Frame 1 (no input): blank canvas, image omitted
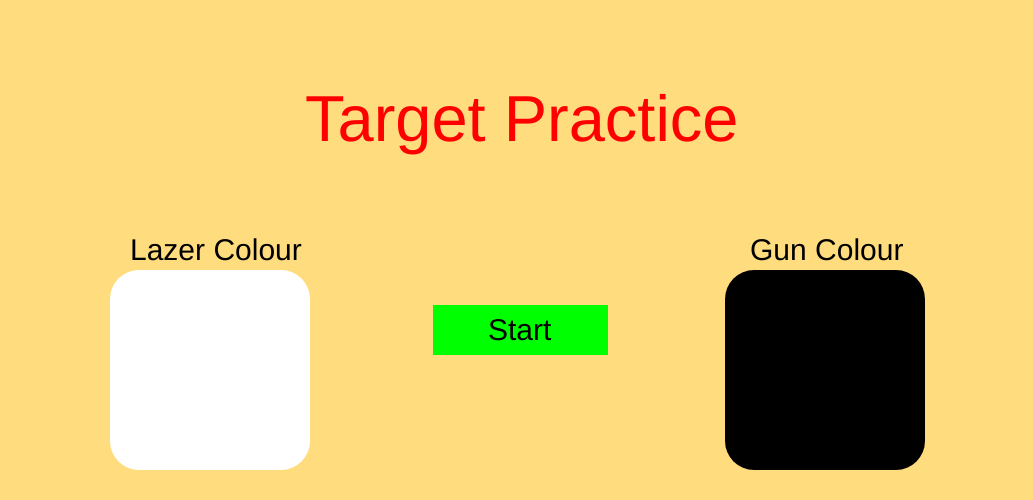
Frame 60 (no input)
Frame 120 (the mouse pressed at the canvas centre since frame 60): identical to frame 60, image omitted

The p5.js sketch that drew this single still picture (run headless with seeded random() and noise() and a simulated clock; from frame 60 on, the mouse is pressed at the canvas centre):

// p5.js sketch
// ── sketch.js
/*Summative Game
19/06/2017
William Aitkens*/

function setup() {
  createCanvas(1033, 500);
}

function draw() {
var x = 200;
var y = 200;   
var speed = random(2, 9);
var targetSize = random(50,125);
var x2 = 1100;
var y2 = 200;   
var speed2 = random(5, 10);
var targetSize2 = random(50,125);	
var x3 = -100;
var y3 = 200;   
var speed3 = random(6, 13);
var targetSize3 = random(50,125);
var x4 = 1100;
var y4 = 200;   
var speed4 = random(8, 12);
var targetSize4 = random(50,125);
var sizeT = random(20-200);
var score = 0;
var gunX = 200;
var lazerY = 256;
var lazerS = -45;
var lives = 3;
var start = 0;
var red = 255;
var blue = 255;
var green = 255;
var redG = 0;
var blueG = 0;
var greenG = 0;

	//Fuunction for creating the lazer
    	function lazer() {
   fill(red, green, blue);
   rect(mouseX+10,lazerY,10,94,30); 
	};
	
	//Function for creating the gun
    	function gun() {
    noStroke();
    fill(redG, greenG, blueG);
    rect(mouseX+5,430,19,23);
    rect(mouseX,439,30,130);
    	};
	
  	//Target #1 function
    	function target() {
    fill(255, 0, 0);
        ellipse(x,y,targetSize,targetSize);
    fill(255, 255, 255);
        ellipse(x,y,targetSize/-1.38,targetSize/1.38);
    fill(255, 0, 0);
        ellipse(x,y,targetSize/2.20,targetSize/-2.20);
    };
    	//Target #2 function
    	function target2() {
    fill(0, 50, 255);fill(0, 50, 255);
        ellipse(x2,y2,targetSize2,targetSize2);
    fill(255, 255, 255);
        ellipse(x2,y2,targetSize2/-1.38,targetSize2/1.38);
    fill(0, 50, 255);
        ellipse(x2,y2,targetSize2/2.20,targetSize2/-2.20);
    };
	//Target #3 function
	function target3() {
    fill(255, 0, 255);
        ellipse(x3,y3,targetSize3,targetSize3);
    fill(255, 255, 255);
        ellipse(x3,y3,targetSize3/-1.38,targetSize3/1.38);
    fill(255, 0, 255);
        ellipse(x3,y3,targetSize3/2.20,targetSize3/-2.20);
    };
	//Target #4 function
	function target4() {
    fill(255, 94, 0);
        ellipse(x4,y4,targetSize4,targetSize4);
    fill(255, 255, 255);
        ellipse(x4,y4,targetSize4/-1.38,targetSize4/1.38);
    fill(255, 94, 0);
        ellipse(x4,y4,targetSize4/2.20,targetSize4/-2.20);
    };
	
draw = function() {
//the sky
background(148, 218, 255);
//creates target
target();
noStroke();
fill(15, 209, 21);
    	ellipse(34,478,233,122);//hills
    	ellipse(189,481,220,84);//hills
    	ellipse(345,481,231,131);//hills
	ellipse(545,481,231,100);//hills
   	ellipse(745,481,231,131);//hills
	ellipse(930,500,278,100);//hills
fill(255, 208, 0); 
    	ellipse(990,38,120,120);//sun
	
	//Puts the lazer back in the gun after leaving the screen
       	if (lazerY < -110) {
        lazerY = 380;
    }
	
//creates the Lazer when the mouse is pressed
    if (mouseIsPressed){
         lazer();
   lazerY = lazerY + lazerS;
    } 
	
//creats the Gun
gun(); 
	//move the target
	x = x + speed;
	
	//This code makes it so you lose a life when the target goes off the screen
    if (x > 1133) {
        x = -100;
        y = random(100,400);
        lives = lives -1;
    }
    	//This code makes it so you lose a life when the target goes off the screen
    if (x2 < -100) {
        x2 = 1133 + targetSize2;
        y2 = random(100,400);
        lives = lives -1;
    }
        //This code makes it so you lose a life when the target goes off the screen
    if (x3 > 1133) {
        x3 = -100;
        y3 = random(100,400);
        lives = lives -1;
    }
	//This code makes it so you lose a life when the target goes off the screen
     if (x4 < -100) {
        x4 = 1133 + targetSize4;
        y4 = random(100,400);
        lives = lives -1;
    }
//lets you hit the target
if (mouseIsPressed && mouseX > x - targetSize/2 && mouseX < x + targetSize/2 && mouseY > y - targetSize/2 && mouseY < y + targetSize/2) {  
    score = score + 1;
    x = 0 - targetSize;
    targetSize = random(50,125);
    speed = random(3, 10);
    y = y = random(100,400); 
} 

textSize(20);
fill(0, 0, 0);
text("Score:",930,35);
text(score,1000,35); 
text("lives:",20,35);
text(lives,70,35);

//restart Button for Game over screen
if (mouseIsPressed && mouseX > 433 && mouseX < 608 && mouseY > 305 && mouseY < 355 && lives <=0){
   lives = 3; 
   score = 0;
   speed = random(3, 10);
   speed2 = random(5, 10);
   speed3 = random(6, 15);
   speed4 = random(8, 12);
   x = 0;
   y = 100;
   y2 = 100;
   y3 = 100;
   y4 = 100;
   textSize(12);
}
//Menu Button for Game Over Screen
if (mouseIsPressed && mouseX > 433 && mouseX < 608 && mouseY > 375 && mouseY < 425 && lives <=0){
   start = 0;
}

//creates the seccond target after getting a score of 20
if (score >= 20){   
target2();
//move the target	
x2 = x2 - speed2;
//lets you hit the target
if (mouseIsPressed && mouseX > x2 - targetSize2/2 && mouseX < x2 + targetSize2/2 && mouseY > y2 - targetSize2/2 && mouseY < y2 + targetSize2/2) {       
    score = score + 1;
    x2 = 1150 - targetSize2;
    targetSize2 = random(70,100);
    speed2 = random(5, 10);
    y2 = y2 = random(100,400);
} 
}
	
//creates the third target after getting a score of 60	
if (score >= 60){   
target3();
//move the target	
x3 = x3 + speed3;
//lets you hit the target 
if (mouseIsPressed && mouseX > x3 - targetSize3/2 && mouseX < x3 + targetSize3/2 && mouseY > y3 - targetSize3/2 && mouseY < y3 + targetSize3/2) {    
    score = score + 1;
    x3 = 0 - targetSize3;
    targetSize3 = random(50,75);
    speed3 = random(6, 13);
    y3 = y3 = random(100,400);
} 
}
	
//creates the fourth target after getting a score of 100	
if (score >= 100){   
target4();
//move the target	
x4 = x4 - speed4;
//lets you hit the target
if (mouseIsPressed && mouseX > x4 - targetSize4/2 && mouseX < x2 + targetSize4/2 && mouseY > y4 - targetSize4/2 && mouseY < y4 + targetSize4/2) {    
    score = score + 1;
    x4 = 1150 - targetSize4;
    targetSize4 = random(70,100);
    speed4 = random(8, 12);
    y4 = y4 = random(100,400);

}
} 
//the start button for the start screen 
if (mouseIsPressed && mouseX > 433 && mouseX < 608 && mouseY > 305 && mouseY < 355 && start <= 0){
	start = 1;
	textSize(20);
	lives = 3;
    	speed = random(2, 9);
	x = 0 - targetSize;
}
	
//creates the game over screen when lives are equal to zero
if (lives <= 0) {
    fill(59, 134, 255);
    rect(0,0,1100,500);
    fill(255, 0, 0);
    textSize(65);
    text("Game over",355,141);
    fill(0, 0, 0);
    textSize(40);
    text("Score:",450,250);
    text(score,570,250); 
    fill(255, 0, 0);
    rect(433,305,175,50);
    fill(0, 0, 0);
    textSize(30);
    text("Restart",470,340);
    fill(255, 0, 0);
    rect(433,375,175,50);
    fill(0, 0, 0);
    text("Menu",480,410);
    	speed = 0;
    	speed2 = 0;
	speed3 = 0;
	speed4 = 0;
	x = 0;
	x2 = 1000;
	x3 = 0;
	x4 = 1000;
	y = 2000;
	y2 = 2000;
	y3 = 2000;
	y4 = 2000;
}
	
//creates the start screen
if (start <= 0) {
    fill(255, 220, 125);
    rect(0,0,1100,500);
    fill(255, 0, 0);
    textSize(65);
    text("Target Practice",305,141);
    fill(0, 0, 0);
    textSize(40);
    fill(0, 255, 0);
    rect(433,305,175,50);
    fill(0, 0, 0);
    textSize(30);
    text("Start",488,340);
}
	
//Changes the color of the Lazer on the start screen	
if (start <= 0) {
//lowers the R of the RBG of the square
	if (keyIsDown(87)) {
		red = red - 5;
    }
//lowers the G of the RBG of the square 
	if (keyIsDown(65)) {
		green = green - 5;
    }
//lowers the B of the RBG of the square
	if (keyIsDown(68)) {
		blue = blue - 5;
    }
//makes the colour of the square white when "S" is pressed
	if (keyIsDown(83)) {
		red = 255;
		green = 255;
		blue = 255;
    }
//the colour of the square
	fill(red, green, blue);
	rect(110,270,200,200,29);
//the size of the text
	textSize(30);
	fill(0,0,0)
//the text above the square
	text("Lazer Colour",130,260);
}

//Changes the colour of the gun on the start screen
if (start <= 0) {
//lowers the R of the RBG of the square
	if (keyIsDown(37)) {
		redG = redG + 5;
    }
//lowers the G of the RBG of the square 
	if (keyIsDown(38)) {
		greenG = greenG + 5;
    }
//lowers the B of the RBG of the square
	if (keyIsDown(39)) {
		blueG = blueG + 5;
    }
//makes the colour of the square white when "S" is pressed
	if (keyIsDown(40)) {
		redG = 0;
		greenG = 0;
		blueG = 0;
    }
//the colour of the square
	fill(redG, greenG, blueG);
	rect(725,270,200,200,29);
//the size of the text
	textSize(30);
	fill(0,0,0)
//the text above the square
	text("Gun Colour",750,260);
}

};
	
};

// ── style.css
body {  
		font-family: Arial;
		font-size: 19px;
		
		border-right-color:#5499C7;
		border-right-width:150px;
		border-right-style:solid;
		
		border-top-color:#5499C7;
		border-top-width:50px;
		border-top-style:solid;

		border-left-color:#5499C7;
		border-left-width:150px;
		border-left-style:solid;
    		
		background-color: #474646;
	
}
h1 {
    color:#f46969 ;
	font-size: 50px;
	background-color: powderblue;
	text-align: center;
}
p {
    color: blue;
	background-color: powderblue;
	border: 5px solid #94cc66;

}
h2 {
	color:#f46969 ;
	background-color: #b1e884;
	font-size: 40px;
	text-align: center;
}
ul {
	color: blue;
	background-color: powderblue;
	border: 5px solid #94cc66;
}
